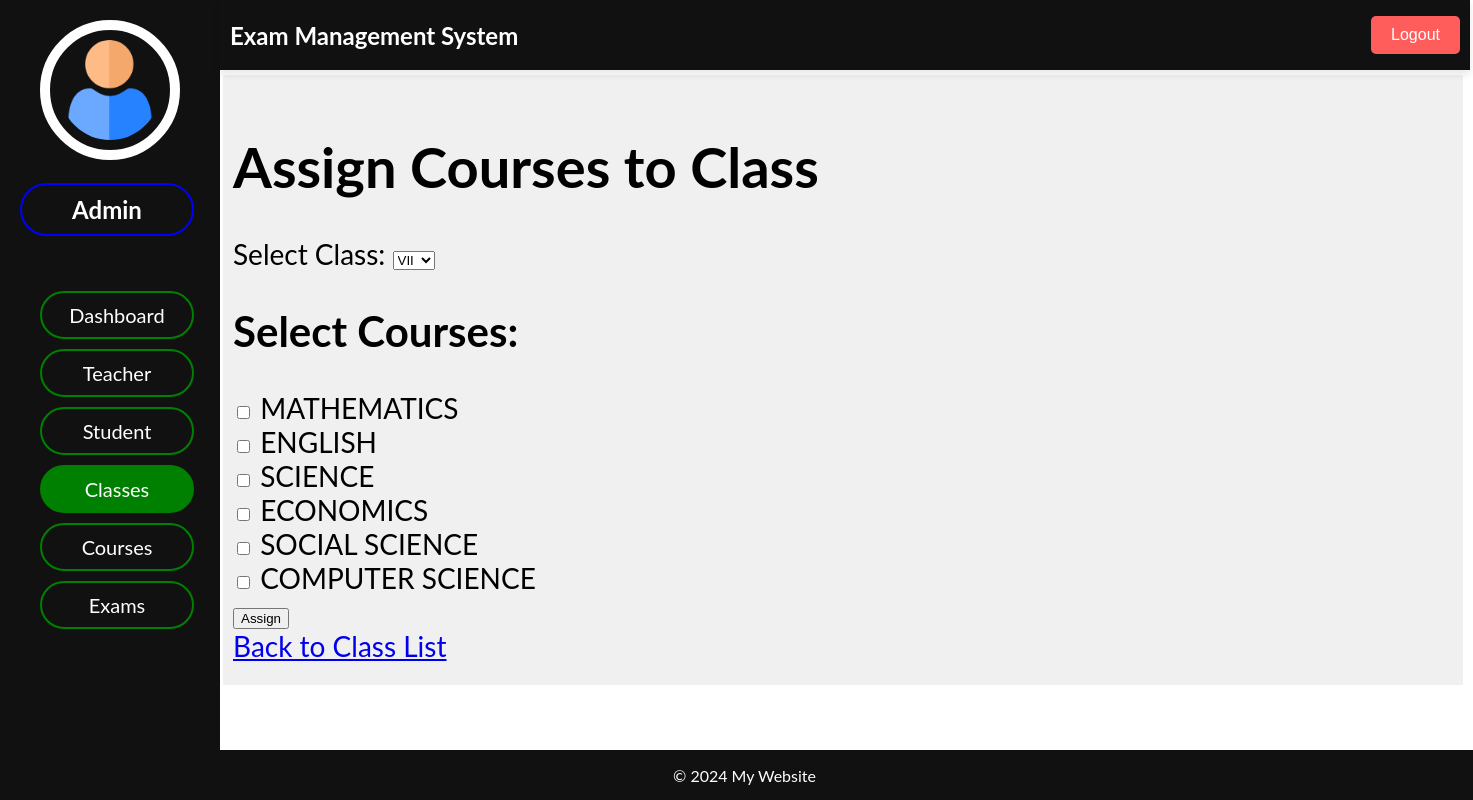
/adminpanel/classes/assigncourse, run on the app's committed database.
### admin_panel/models.py (models this page shows, shortened)
class Course(models.Model):
    course_id = models.AutoField(primary_key=True)
    name = models.CharField(max_length=100)

### admin_panel/views.py (the view, shortened to what this page needs)
# urls.py: path('classes/assigncourse', views.class_assigncourse, name='class_assigncourse'),
def class_assigncourse(request):
    courses = Course.objects.all()
    classes = Class.objects.all()
    return render(request, 'classes/class_assigncourse.html', {'courses': courses, 'classes': classes})

### admin_panel/templates/classes/class_assigncourse.html (shortened to what this page needs)
{% extends "dashboard/index.html" %}
{% block header %}
    {% include "dashboard/header.html" %}
{% endblock header %}
{% block sidenav %}
    {% include "classes/sidenav.html" %}
{% endblock sidenav %}
{% block main %}
    <h1>Assign Courses to Class</h1>
    <form method="post">
        <label for="class_id">Select Class:</label>
        <select name="class_id" id="class_id">
            {% for class in classes %}
                <option value="{{ class.pk }}">{{ class.name }}</option>
            {% endfor %}
        </select>
        <h2>Select Courses:</h2>
        {% for course in courses %}
            <div>
                <input type="checkbox" id="course_{{ course.pk }}" name="courses" value="{{ course.pk }}">
                <label for="course_{{ course.pk }}">{{ course.name }}</label>
            </div>
        {% endfor %}
        <button type="submit">Assign</button>
    </form>
    <a href="{% url 'class_list' %}">Back to Class List</a>
{% endblock main %}
{% block footer %}
    {% include "dashboard/footer.html" %}
{% endblock footer %}

### admin_panel/static/css/index.css (style rules this page uses)
body { font-family: "Lato", sans-serif; }

### data on the page
Course: name "MATHEMATICS"
Course: name "ENGLISH"
Course: name "SCIENCE"
Course: name "ECONOMICS"
Course: name "SOCIAL SCIENCE"
Course: name "COMPUTER SCIENCE"

### other printed values
form field class_id "VII"
